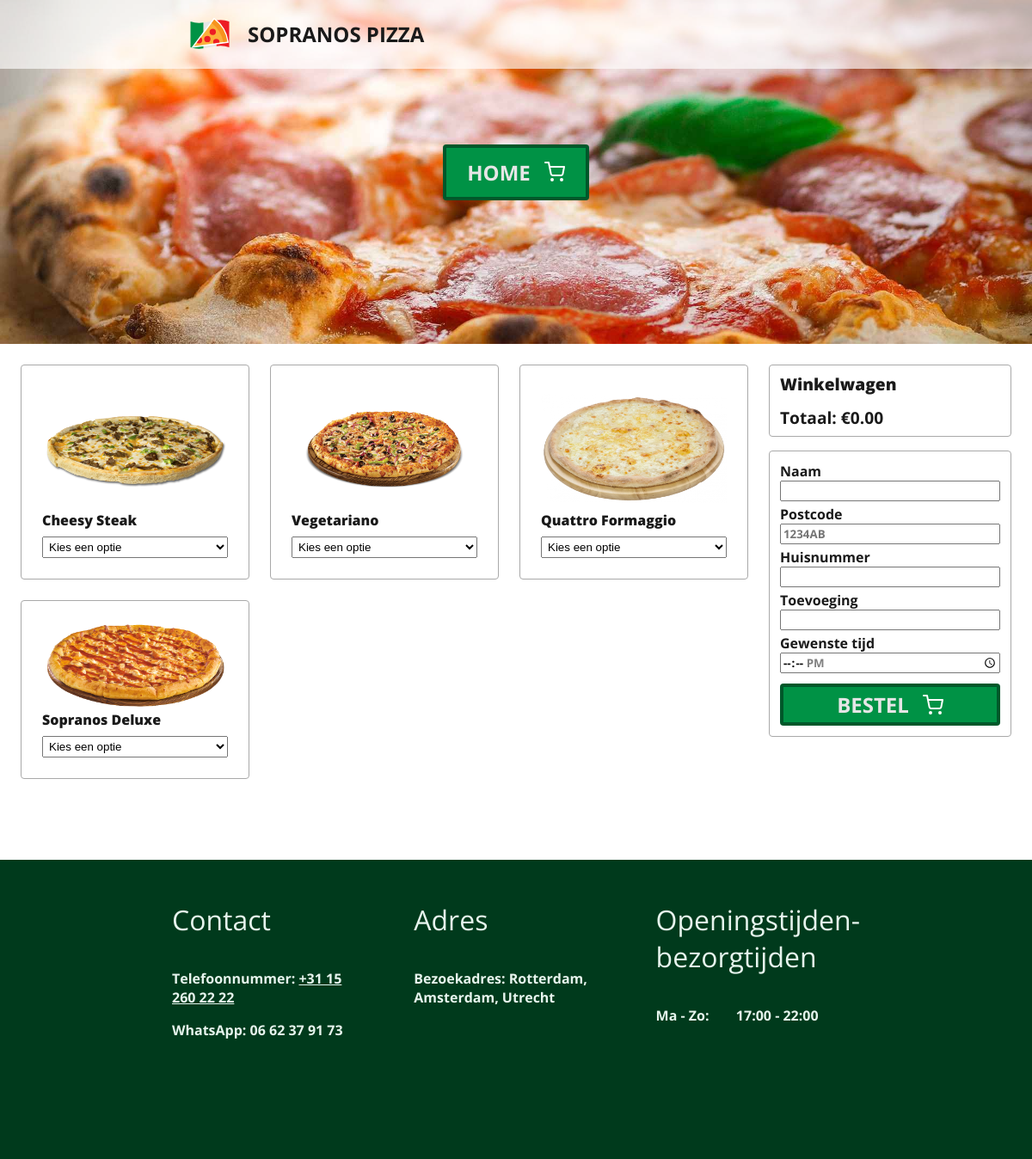
Page /sopranos/order.php on the committed database.
### tables this page shows
CREATE TABLE `menu` (
  `menu_id` int(10) UNSIGNED NOT NULL,
  `pizza_id` int(10) UNSIGNED NOT NULL,
  `size_id` int(10) UNSIGNED NOT NULL,
  `price` int(10) UNSIGNED NOT NULL
);

CREATE TABLE `pizza` (
  `pizza_id` int(10) UNSIGNED NOT NULL,
  `pizza_name` text NOT NULL
);

### sopranos/menu.php (called while the page is built, shortened)
<?php
function fetch_menu(): array {
  $conn = mysqli_connect("localhost", "root", "", "sopranos");
  $query = "SELECT
    `menu`.`menu_id`,
    `menu`.`pizza_id`,
    `menu`.`size_id`,
    `menu`.`price`,
    `pizza`.`pizza_name`,
    `size`.`size_name`
  FROM `menu`
    LEFT JOIN `pizza` ON `menu`.`pizza_id` = `pizza`.`pizza_id`
    LEFT JOIN `size` ON `menu`.`size_id` = `size`.`size_id`;";
  $result = mysqli_query($conn, $query);
  $ret = array();
  if (mysqli_num_rows($result) > 0) {
    while ($row = mysqli_fetch_assoc($result)) {
      $pizza_id = $row["pizza_id"];
      if (!isset($ret[$pizza_id])) {
        $ret[$pizza_id] = array();
      }
      array_push($ret[$row["pizza_id"]], $row);
    }
  }
  return $ret;
}

### sopranos/cart.php (called while the page is built, shortened)
<?php
function get_cart_items(): array {
  if (count($_SESSION["cart"]) === 0) return array();
  $ret = array();
  return $ret;
}
function calculate_total_price() {
  if (count($_SESSION["cart"]) === 0) return 0;
  $products = get_cart_items($_SESSION["cart"]);
  $prices = array_column($products, "price");
  sort($prices);
  $total = $prices[0];
  $total /= 2;
  return $total;
}

### sopranos/order.php (the view, shortened to what this page needs)
<?php
require "menu.php";
require "cart.php";
$menu = fetch_menu();
?>
<!DOCTYPE html>
<html lang="en">
  <head>
    <link rel="stylesheet" href="style.css">
  </head>
  <body>
    <div class="splash">
      <a href="index.php">Home<div class="cart-icon"></div></a>
    </div>
    <div class="order">
      <div class="menu-container">
        <div class="menu">
          <?php foreach ($menu as $item): ?>
            <form class="menu-item" method="POST">
              <img src="assets/pizza-<?php echo $item[0]["pizza_id"] ?>.png" alt>
              <span class="menu-item-name">
                <strong><?php echo $item[0]["pizza_name"]; ?></strong>
              </span>
              <select name="item" onchange="this.form.submit();">
                <option disabled selected>Kies een optie</option>
              </select>
            </form>
          <?php endforeach; ?>
        </div>
      </div>
      <div class="cart-container">
        <div class="cart">
          <div class="cart-title">
            <strong>Winkelwagen</strong>
          </div>
          <div class="cart-total">
            Totaal: &euro;<?php echo number_format(calculate_total_price($_SESSION["cart"]) / 100, 2) ?>
          </div>
        </div>
        <form class="order-form" method="post" action="submit.php">
          <div class="input-row">
            <label for="customer_name">Naam</label>
            <input type="text" name="customer_name" id="customer_name">
          </div>
          <div class="input-row">
            <label for="postal_code">Postcode</label>
            <input type="text" name="postal_code" id="postal_code" placeholder="1234AB">
          </div>
          <div class="input-row">
            <label for="house_num">Huisnummer</label>
            <input type="text" name="house_num" id="house_num">
          </div>
          <div class="input-row">
            <label for="house_num_add">Toevoeging</label>
            <input type="text" name="house_num_add" id="house_num_add">
          </div>
          <div class="input-row">
            <label for="time">Gewenste tijd</label>
            <input type="time" name="time" id="time" min="17:00" max="22:00" step="600">
          </div>
          <a onclick="this.parentElement.submit();">Bestel<div class="cart-icon"></div></a>
        </form>
      </div>
    </div>
  </body>
</html>

### sopranos/style.css (style rules this page uses)
html { height: 100%; }
body { min-height: 100%; margin: 0; color: #1a1a1a; }
body, button, input, textarea { font-family: "Open Sans", sans-serif; font-weight: 700; }
h1, h2, h3, strong { font-weight: 800; }
a, a:visited, a:active, a:focus { color: inherit; }
header { width: 100%; height: 80px; position: fixed; top: 0; display: flex; align-items: center; justify-content: center; background: rgba(255, 255, 255, 0.65); }
header .container { width: 800px; max-width: 100%; display: flex; align-items: center; justify-content: flex-start; }
header .logo-link { text-decoration: none; display: flex; align-items: center; justify-content: flex-start; }
header .logo { width: 72px; height: 72px; margin: 0 8px; background-image: url(assets/logo-medium.svg); background-size: cover; }
header .logo-text { text-transform: uppercase; font-size: 24px; margin-bottom: 1px; }
.splash { width: 100%; height: 400px; background-size: cover; background-position: center; background-image: url(assets/splash.jpg); display: flex; align-items: center; justify-content: center; }
.splash a { display: flex; align-items: center; justify-content: center; padding: 12px 24px; border: 4px solid rgba(0, 0, 0, 0.4); border-radius: 4px; background: #009245; text-transform: uppercase; font-size: 24px; color: #e6e6e6; text-decoration: none; cursor: pointer; transition: 200ms; }
.splash .cart-icon { width: 24px; height: 24px; display: inline-block; margin: 0 0 0 16px; color: #e6e6e6; background-image: url(assets/shopping-cart.svg); }
.order { display: grid; grid-template-columns: 3fr 1fr; grid-template-areas: "menu cart"; grid-gap: 24px; padding: 24px; }
.menu-container { grid-area: menu; }
.menu { display: grid; grid-template-columns: 1fr 1fr 1fr; grid-gap: 24px; }
.menu-item { padding: 24px; border: 1px solid darkgrey; border-radius: 4px; display: flex; flex-direction: column; justify-content: flex-end; }
.menu-item img { width: 100%; margin: auto 0; }
.menu-item select { margin: 8px 0 0; padding: 3px; }
.menu-item option { padding: 3px; }
.cart-container { grid-area: cart; }
.cart { padding: 8px; border: 1px solid darkgrey; border-radius: 4px; margin: 0 0 16px; }
.cart-title { padding: 0 4px; margin: 0 0 12px; font-size: 1.2em; }
.cart-total { padding: 0 4px; margin: 12px 0 0; font-size: 1.2em; }
.order-form { padding: 8px; border: 1px solid darkgrey; border-radius: 4px; }
.order-form a { display: flex; align-items: center; justify-content: center; margin: 12px 4px 4px; padding: 4px; border: 4px solid rgba(0, 0, 0, 0.4); border-radius: 4px; background: #009245; text-transform: uppercase; font-size: 24px; color: #e6e6e6; text-decoration: none; cursor: pointer; transition: 200ms; }
.order-form .cart-icon { width: 24px; height: 24px; display: inline-block; margin: 0 0 0 16px; color: #e6e6e6; background-image: url(assets/shopping-cart.svg); }
.input-row { margin: 4px; display: flex; flex-direction: column; }
footer { width: calc(100% - 48px); height: 300px; background: #003a1c; margin: 70px 0 0; padding: 24px; }
.footer-grid { margin: auto; width: 848px; max-width: 100%; display: grid; grid-template-columns: 1fr 1fr 1fr; grid-gap: 0 24px; }
.footer-item { flex: 1; color: #e6f4ed; padding: 0 24px; }
.footer-item h1 { font-weight: normal; margin: 24px 0 36px; }
.footer-item a, .footer-item a:visited, .footer-item a:active { color: #e6f4ed; }
.footer-item table { border-spacing: 0; width: 100%; }
.footer-item table, .footer-item table tbody, .footer-item table tr, .footer-item table td { border: none; padding: 0; }

### rows in the picture
menu: shows a picture, pizza.pizza_name "Cheesy Steak"
menu: shows a picture, pizza.pizza_name "Vegetariano"
menu: shows a picture, pizza.pizza_name "Quattro Formaggio"
menu: shows a picture, pizza.pizza_name "Sopranos Deluxe"

### other values in the picture
calculate_total_price($_SESSION["cart"]) / 100 "0.00"
